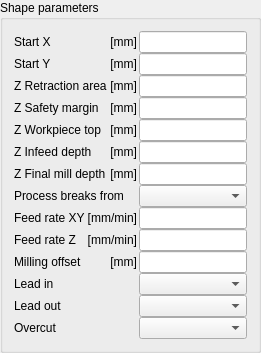
               <widget class="QGroupBox" name="shapeGroupBox">
               <property name="title">
                <string>Shape parameters</string>
               </property>
               <layout class="QGridLayout" name="gridLayout" columnstretch="0,0">
              <property name="horizontalSpacing">
               <number>2</number>
              </property>
              <property name="verticalSpacing">
               <number>0</number>
              </property>
              <item row="4" column="1">
               <widget class="QLineEdit" name="zInitialMillDepthLineEdit">
                <property name="sizePolicy">
                 <sizepolicy hsizetype="Preferred" vsizetype="Fixed">
                  <horstretch>0</horstretch>
                  <verstretch>0</verstretch>
                 </sizepolicy>
                </property>
                <property name="toolTip">
                 <string>Milling will start at Z = &quot;Workpiece top Z&quot; - &quot;Z infeed depth&quot;</string>
                </property>
               </widget>
              </item>
              <item row="8" column="0">
               <layout class="QHBoxLayout" name="horizontalLayout_13">
                <property name="spacing">
                 <number>2</number>
                </property>
                <property name="leftMargin">
                 <number>0</number>
                </property>
                <property name="rightMargin">
                 <number>0</number>
                </property>
                <item>
                 <widget class="QLabel" name="label_7">
                  <property name="text">
                   <string>Feed rate XY</string>
                  </property>
                  <property name="wordWrap">
                   <bool>true</bool>
                  </property>
                 </widget>
                </item>
                <item>
                 <widget class="QLabel" name="unitLabel_8">
                  <property name="text">
                   <string notr="true">[mm/min]</string>
                  </property>
                  <property name="alignment">
                   <set>Qt::AlignRight|Qt::AlignTrailing|Qt::AlignVCenter</set>
                  </property>
                 </widget>
                </item>
               </layout>
              </item>
              <item row="6" column="0">
               <layout class="QHBoxLayout" name="horizontalLayout_12">
                <property name="spacing">
                 <number>2</number>
                </property>
                <property name="leftMargin">
                 <number>0</number>
                </property>
                <property name="rightMargin">
                 <number>0</number>
                </property>
                <item>
                 <widget class="QLabel" name="label_8">
                  <property name="text">
                   <string>Z Final mill depth</string>
                  </property>
                 </widget>
                </item>
                <item>
                 <widget class="QLabel" name="unitLabel_7">
                  <property name="text">
                   <string notr="true">[mm]</string>
                  </property>
                  <property name="alignment">
                   <set>Qt::AlignRight|Qt::AlignTrailing|Qt::AlignVCenter</set>
                  </property>
                 </widget>
                </item>
               </layout>
              </item>
              <item row="5" column="1">
               <widget class="QLineEdit" name="zInfeedDepthLineEdit">
                <property name="sizePolicy">
                 <sizepolicy hsizetype="Preferred" vsizetype="Fixed">
                  <horstretch>0</horstretch>
                  <verstretch>0</verstretch>
                 </sizepolicy>
                </property>
               </widget>
              </item>
              <item row="5" column="0">
               <layout class="QHBoxLayout" name="horizontalLayout_11">
                <property name="spacing">
                 <number>2</number>
                </property>
                <property name="leftMargin">
                 <number>0</number>
                </property>
                <property name="rightMargin">
                 <number>0</number>
                </property>
                <item>
                 <widget class="QLabel" name="label_9">
                  <property name="text">
                   <string>Z Infeed depth</string>
                  </property>
                 </widget>
                </item>
                <item>
                 <widget class="QLabel" name="unitLabel_6">
                  <property name="text">
                   <string notr="true">[mm]</string>
                  </property>
                  <property name="alignment">
                   <set>Qt::AlignRight|Qt::AlignTrailing|Qt::AlignVCenter</set>
                  </property>
                 </widget>
                </item>
               </layout>
              </item>
              <item row="3" column="1">
               <widget class="QLineEdit" name="zSafetyMarginLineEdit">
                <property name="sizePolicy">
                 <sizepolicy hsizetype="Preferred" vsizetype="Fixed">
                  <horstretch>0</horstretch>
                  <verstretch>0</verstretch>
                 </sizepolicy>
                </property>
               </widget>
              </item>
              <item row="6" column="1">
               <widget class="QLineEdit" name="zFinalMillDepthLineEdit">
                <property name="sizePolicy">
                 <sizepolicy hsizetype="Preferred" vsizetype="Fixed">
                  <horstretch>0</horstretch>
                  <verstretch>0</verstretch>
                 </sizepolicy>
                </property>
               </widget>
              </item>
              <item row="7" column="0">
               <layout class="QHBoxLayout" name="horizontalLayout_15">
                <property name="spacing">
                 <number>2</number>
                </property>
                <property name="leftMargin">
                 <number>0</number>
                </property>
                <property name="rightMargin">
                 <number>0</number>
                </property>
                <item>
                 <widget class="QLabel" name="breaksPassLabel">
                  <property name="text">
                   <string>Process breaks from</string>
                  </property>
                 </widget>
                </item>
               </layout>
              </item>
              <item row="7" column="1">
               <widget class="QComboBox" name="breaksPassComboBox">
                <property name="sizePolicy">
                 <sizepolicy hsizetype="Preferred" vsizetype="Fixed">
                  <horstretch>0</horstretch>
                  <verstretch>0</verstretch>
                 </sizepolicy>
                </property>
                <property name="toolTip">
                 <string>Pass from which the break tabs are milled through. Earlier passes cut the unbroken contour. &quot;Last pass&quot; (default) processes the tabs in the final pass, provided it reaches them. &quot;0 - never&quot; keeps the unbroken contour for all passes.</string>
                </property>
                <property name="maxVisibleItems">
                 <number>20</number>
                </property>
               </widget>
              </item>
              <item row="3" column="0">
               <layout class="QHBoxLayout" name="horizontalLayout_9">
                <property name="spacing">
                 <number>2</number>
                </property>
                <property name="leftMargin">
                 <number>0</number>
                </property>
                <property name="rightMargin">
                 <number>0</number>
                </property>
                <item>
                 <widget class="QLabel" name="label_5">
                  <property name="text">
                   <string>Z Safety margin</string>
                  </property>
                 </widget>
                </item>
                <item>
                 <widget class="QLabel" name="unitLabel_4">
                  <property name="text">
                   <string notr="true">[mm]</string>
                  </property>
                  <property name="alignment">
                   <set>Qt::AlignRight|Qt::AlignTrailing|Qt::AlignVCenter</set>
                  </property>
                 </widget>
                </item>
               </layout>
              </item>
              <item row="2" column="1">
               <widget class="QLineEdit" name="zRetractionArealLineEdit">
                <property name="sizePolicy">
                 <sizepolicy hsizetype="Preferred" vsizetype="Fixed">
                  <horstretch>0</horstretch>
                  <verstretch>0</verstretch>
                 </sizepolicy>
                </property>
               </widget>
              </item>
              <item row="2" column="0">
               <layout class="QHBoxLayout" name="horizontalLayout_8">
                <property name="spacing">
                 <number>2</number>
                </property>
                <property name="leftMargin">
                 <number>0</number>
                </property>
                <property name="rightMargin">
                 <number>0</number>
                </property>
                <item>
                 <widget class="QLabel" name="label_6">
                  <property name="text">
                   <string>Z Retraction area</string>
                  </property>
                 </widget>
                </item>
                <item>
                 <widget class="QLabel" name="unitLabel_3">
                  <property name="text">
                   <string notr="true">[mm]</string>
                  </property>
                  <property name="alignment">
                   <set>Qt::AlignRight|Qt::AlignTrailing|Qt::AlignVCenter</set>
                  </property>
                 </widget>
                </item>
               </layout>
              </item>
              <item row="4" column="0">
               <layout class="QHBoxLayout" name="horizontalLayout_10">
                <property name="spacing">
                 <number>2</number>
                </property>
                <property name="leftMargin">
                 <number>0</number>
                </property>
                <property name="rightMargin">
                 <number>0</number>
                </property>
                <item>
                 <widget class="QLabel" name="label_14">
                  <property name="text">
                   <string>Z Workpiece top</string>
                  </property>
                 </widget>
                </item>
                <item>
                 <widget class="QLabel" name="unitLabel_5">
                  <property name="text">
                   <string notr="true">[mm]</string>
                  </property>
                  <property name="alignment">
                   <set>Qt::AlignRight|Qt::AlignTrailing|Qt::AlignVCenter</set>
                  </property>
                 </widget>
                </item>
               </layout>
              </item>
              <item row="9" column="1">
               <widget class="QLineEdit" name="g1FeedZLineEdit">
                <property name="sizePolicy">
                 <sizepolicy hsizetype="Preferred" vsizetype="Fixed">
                  <horstretch>0</horstretch>
                  <verstretch>0</verstretch>
                 </sizepolicy>
                </property>
               </widget>
              </item>
              <item row="0" column="0">
               <layout class="QHBoxLayout" name="horizontalLayout_6">
                <property name="spacing">
                 <number>2</number>
                </property>
                <property name="leftMargin">
                 <number>0</number>
                </property>
                <property name="rightMargin">
                 <number>0</number>
                </property>
                <item>
                 <widget class="QLabel" name="startAtXLabel">
                  <property name="text">
                   <string>Start X</string>
                  </property>
                 </widget>
                </item>
                <item>
                 <widget class="QLabel" name="unitLabel_1">
                  <property name="text">
                   <string notr="true">[mm]</string>
                  </property>
                  <property name="alignment">
                   <set>Qt::AlignRight|Qt::AlignTrailing|Qt::AlignVCenter</set>
                  </property>
                 </widget>
                </item>
               </layout>
              </item>
              <item row="1" column="1">
               <widget class="QLineEdit" name="startAtYLineEdit">
                <property name="sizePolicy">
                 <sizepolicy hsizetype="Preferred" vsizetype="Fixed">
                  <horstretch>0</horstretch>
                  <verstretch>0</verstretch>
                 </sizepolicy>
                </property>
               </widget>
              </item>
              <item row="8" column="1">
               <widget class="QLineEdit" name="g1FeedXYLineEdit">
                <property name="sizePolicy">
                 <sizepolicy hsizetype="Preferred" vsizetype="Fixed">
                  <horstretch>0</horstretch>
                  <verstretch>0</verstretch>
                 </sizepolicy>
                </property>
               </widget>
              </item>
              <item row="9" column="0">
               <layout class="QHBoxLayout" name="horizontalLayout_14">
                <property name="spacing">
                 <number>2</number>
                </property>
                <property name="leftMargin">
                 <number>0</number>
                </property>
                <property name="rightMargin">
                 <number>0</number>
                </property>
                <item>
                 <widget class="QLabel" name="label_10">
                  <property name="text">
                   <string>Feed rate Z</string>
                  </property>
                  <property name="wordWrap">
                   <bool>true</bool>
                  </property>
                 </widget>
                </item>
                <item>
                 <widget class="QLabel" name="unitLabel_9">
                  <property name="text">
                   <string notr="true">[mm/min]</string>
                  </property>
                  <property name="alignment">
                   <set>Qt::AlignRight|Qt::AlignTrailing|Qt::AlignVCenter</set>
                  </property>
                 </widget>
                </item>
               </layout>
              </item>
              <item row="10" column="0">
               <layout class="QHBoxLayout" name="horizontalLayout_16">
                <property name="spacing">
                 <number>2</number>
                </property>
                <property name="leftMargin">
                 <number>0</number>
                </property>
                <property name="rightMargin">
                 <number>0</number>
                </property>
                <item>
                 <widget class="QLabel" name="millingOffsetLabel">
                  <property name="text">
                   <string>Milling offset</string>
                  </property>
                  <property name="wordWrap">
                   <bool>true</bool>
                  </property>
                 </widget>
                </item>
                <item>
                 <widget class="QLabel" name="unitLabel_10">
                  <property name="text">
                   <string notr="true">[mm]</string>
                  </property>
                  <property name="alignment">
                   <set>Qt::AlignRight|Qt::AlignTrailing|Qt::AlignVCenter</set>
                  </property>
                 </widget>
                </item>
               </layout>
              </item>
              <item row="10" column="1">
               <widget class="QLineEdit" name="millingOffsetLineEdit">
                <property name="sizePolicy">
                 <sizepolicy hsizetype="Preferred" vsizetype="Fixed">
                  <horstretch>0</horstretch>
                  <verstretch>0</verstretch>
                 </sizepolicy>
                </property>
                <property name="toolTip">
                 <string>Additional offset added to the cutter compensation (finishing allowance). Positive values leave more material for a following finishing pass, 0 keeps the normal contour. It is applied by the software cutter compensation (option &apos;Cutter compensation is done by machine&apos; unchecked).</string>
                 </property>
                </widget>
               </item>
               <item row="11" column="0">
                <layout class="QHBoxLayout" name="horizontalLayout_20">
                 <property name="spacing">
                  <number>2</number>
                 </property>
                 <property name="leftMargin">
                  <number>0</number>
                 </property>
                 <property name="rightMargin">
                  <number>0</number>
                 </property>
                 <item>
                  <widget class="QLabel" name="leadInLabel">
                   <property name="text">
                    <string>Lead in</string>
                   </property>
                   <property name="wordWrap">
                    <bool>true</bool>
                   </property>
                  </widget>
                 </item>
                </layout>
               </item>
               <item row="11" column="1">
                <widget class="QComboBox" name="leadInComboBox">
                 <property name="sizePolicy">
                  <sizepolicy hsizetype="Preferred" vsizetype="Fixed">
                   <horstretch>0</horstretch>
                   <verstretch>0</verstretch>
                  </sizepolicy>
                 </property>
                 <property name="toolTip">
                  <string>Method of the lead in at the start of the contour. &quot;Configuration default&quot; uses the method which is set in the configuration file. The radius and the length of the lead in are common to the lead in and the lead out, they are defined per tool in the tools table. &quot;Circle&quot; is the quarter arc; with G41/G42 the movement which builds up the cutter compensation is added automatically (the machine can only build the compensation with a movement in the XY plane).</string>
                 </property>
                </widget>
               </item>
               <item row="12" column="0">
                <layout class="QHBoxLayout" name="horizontalLayout_21">
                 <property name="spacing">
                  <number>2</number>
                 </property>
                 <property name="leftMargin">
                  <number>0</number>
                 </property>
                 <property name="rightMargin">
                  <number>0</number>
                 </property>
                 <item>
                  <widget class="QLabel" name="leadOutLabel">
                   <property name="text">
                    <string>Lead out</string>
                   </property>
                   <property name="wordWrap">
                    <bool>true</bool>
                   </property>
                  </widget>
                 </item>
                </layout>
               </item>
               <item row="12" column="1">
                <widget class="QComboBox" name="leadOutComboBox">
                 <property name="sizePolicy">
                  <sizepolicy hsizetype="Preferred" vsizetype="Fixed">
                   <horstretch>0</horstretch>
                   <verstretch>0</verstretch>
                  </sizepolicy>
                 </property>
                 <property name="toolTip">
                  <string>Method of the lead out at the end of the contour. &quot;Configuration default&quot; uses the method which is set in the configuration file. The radius and the length of the lead out are common to the lead in and the lead out, they are defined per tool in the tools table.</string>
                 </property>
                </widget>
               </item>
               <item row="13" column="0">
                <layout class="QHBoxLayout" name="horizontalLayout_22">
                 <property name="spacing">
                  <number>2</number>
                 </property>
                 <property name="leftMargin">
                  <number>0</number>
                 </property>
                 <property name="rightMargin">
                  <number>0</number>
                 </property>
                 <item>
                  <widget class="QLabel" name="overcutLabel">
                   <property name="text">
                    <string>Overcut</string>
                   </property>
                   <property name="wordWrap">
                    <bool>true</bool>
                   </property>
                  </widget>
                 </item>
                </layout>
               </item>
               <item row="13" column="1">
                <widget class="QComboBox" name="overcutComboBox">
                 <property name="sizePolicy">
                  <sizepolicy hsizetype="Preferred" vsizetype="Fixed">
                   <horstretch>0</horstretch>
                   <verstretch>0</verstretch>
                  </sizepolicy>
                 </property>
                 <property name="toolTip">
                  <string>The overcut continues the cut along the existing contour beyond the closing point of a closed contour. &quot;Configuration default&quot; uses the setting which is set in the configuration file, &quot;None&quot; switches the overcut off for these shapes. The length of the overcut is set in the configuration file (or with the layer name identifier).</string>
                 </property>
                </widget>
               </item>
               <item row="1" column="0">

               <layout class="QHBoxLayout" name="horizontalLayout_7">
                <property name="spacing">
                 <number>2</number>
                </property>
                <property name="leftMargin">
                 <number>0</number>
                </property>
                <property name="rightMargin">
                 <number>0</number>
                </property>
                <item>
                 <widget class="QLabel" name="startAtYLabel">
                  <property name="text">
                   <string>Start Y</string>
                  </property>
                 </widget>
                </item>
                <item>
                 <widget class="QLabel" name="unitLabel_2">
                  <property name="text">
                   <string notr="true">[mm]</string>
                  </property>
                  <property name="alignment">
                   <set>Qt::AlignRight|Qt::AlignTrailing|Qt::AlignVCenter</set>
                  </property>
                 </widget>
                </item>
               </layout>
              </item>
              <item row="0" column="1">
               <widget class="QLineEdit" name="startAtXLineEdit">
                <property name="sizePolicy">
                 <sizepolicy hsizetype="Preferred" vsizetype="Fixed">
                  <horstretch>0</horstretch>
                  <verstretch>0</verstretch>
                 </sizepolicy>
                </property>
               </widget>
              </item>
               </layout>
              </widget>
